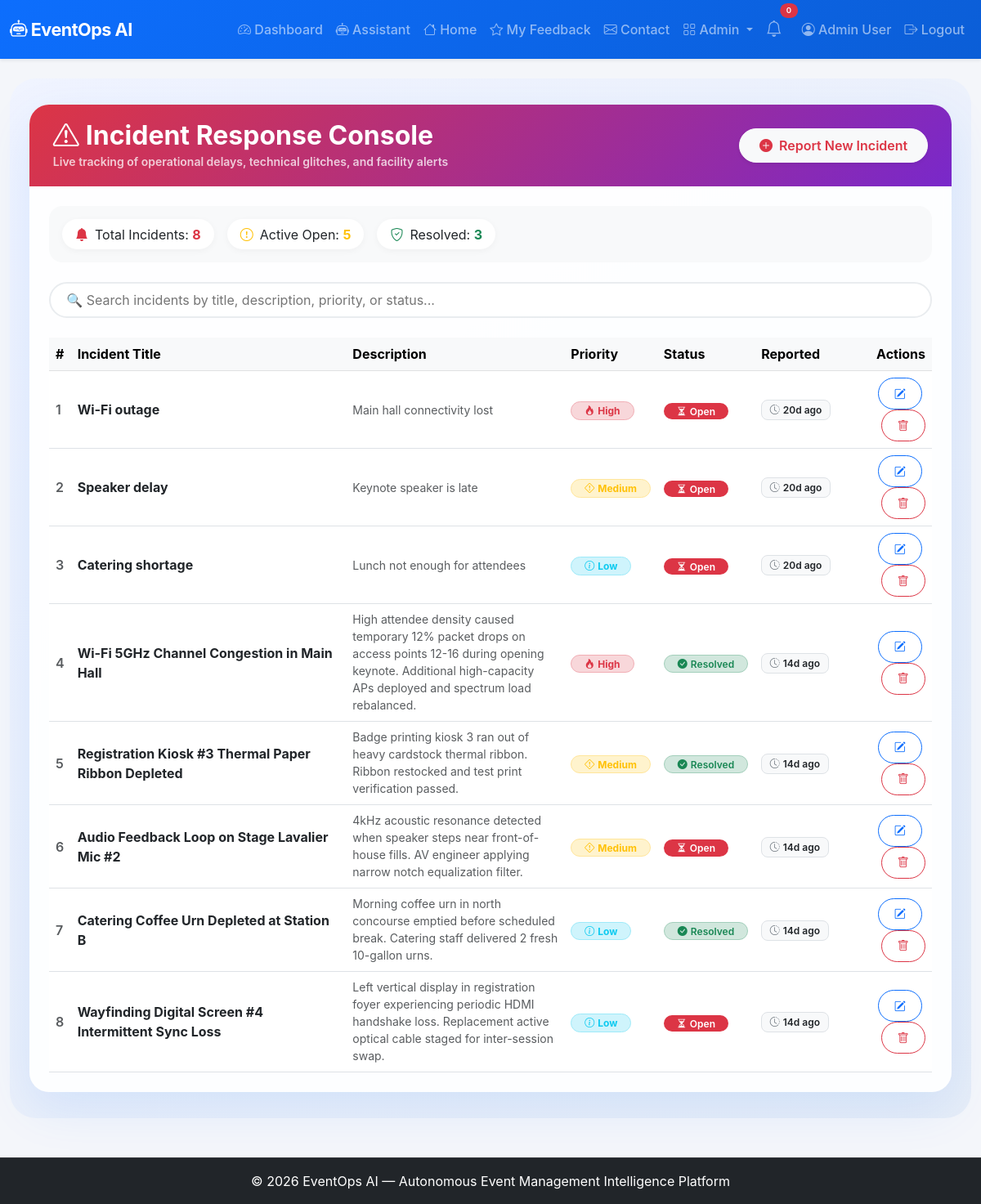
Page /admin/incidents (signed in) on the committed database.
### app.py (models this page shows, shortened)
class User(UserMixin, db.Model):
    id = db.Column(db.Integer, primary_key=True)
    name = db.Column(db.String(100), nullable=False)
    email = db.Column(db.String(100), unique=True, nullable=False)
    password_hash = db.Column(db.String(200), nullable=False)
    role = db.Column(db.String(20), default='user')
    created_at = db.Column(db.DateTime, default=lambda: datetime.now(timezone.utc))

class Incident(db.Model):
    id = db.Column(db.Integer, primary_key=True)
    title = db.Column(db.String(200), nullable=False)
    description = db.Column(db.Text)
    priority = db.Column(db.String(20), default='medium')
    status = db.Column(db.String(20), default='open')
    reported_at = db.Column(db.DateTime, default=lambda: datetime.now(timezone.utc))
    resolved_at = db.Column(db.DateTime, nullable=True)

### app.py (the view)
@app.route('/admin/incidents')
@login_required
def admin_incidents():
    if current_user.role != 'admin':
        abort(403)
    incidents = Incident.query.all()
    now = datetime.now(timezone.utc)  # timezone-aware
    for inc in incidents:
        if inc.reported_at.tzinfo is None:
            inc.reported_at = inc.reported_at.replace(tzinfo=timezone.utc)
        delta = now - inc.reported_at
        seconds = delta.total_seconds()
        if seconds < 60:
            inc.time_ago = f"{int(seconds)}s ago"
        elif seconds < 3600:
            inc.time_ago = f"{int(seconds // 60)}m ago"
        elif seconds < 86400:
            inc.time_ago = f"{int(seconds // 3600)}h ago"
        else:
            inc.time_ago = f"{int(seconds // 86400)}d ago"
    return render_template('admin_incidents.html', incidents=incidents, now=now)

### app.py (called while the page is built)
@login_manager.user_loader
def load_user(user_id):
    return User.query.get(int(user_id))

### templates/admin_incidents.html (shortened to what this page needs)
{% extends "base.html" %}
{% block content %}
<div class="admin-wrapper">
    <div class="container-fluid px-md-4">
        <div class="card admin-card">
            <div class="card-header d-flex justify-content-between align-items-center flex-wrap gap-2">
                <div>
                    <h2 class="mb-0 fw-bold"><i class="bi bi-exclamation-triangle me-2"></i>Incident Response Console</h2>
                    <small class="opacity-75">Live tracking of operational delays, technical glitches, and facility alerts</small>
                </div>
                <a href="{{ url_for('admin_incident_add') }}" class="btn btn-light rounded-pill px-4 fw-semibold shadow-sm text-danger">
                    <i class="bi bi-plus-circle-fill me-1"></i> Report New Incident
                </a>
            </div>
            <div class="card-body p-4">
                <div class="stats-row">
                    <div class="stat-item">
                        <i class="bi bi-bell-fill text-danger"></i>
                        <span>Total Incidents: <strong class="text-danger">{{ incidents|length }}</strong></span>
                    </div>
                    <div class="stat-item">
                        <i class="bi bi-exclamation-circle text-warning"></i>
                        <span>Active Open: <strong class="text-warning">{{ incidents|selectattr('status', 'equalto', 'open')|list|length }}</strong></span>
                    </div>
                    <div class="stat-item">
                        <i class="bi bi-shield-check text-success"></i>
                        <span>Resolved: <strong class="text-success">{{ incidents|selectattr('status', 'equalto', 'resolved')|list|length }}</strong></span>
                    </div>
                </div>
                <div class="filter-bar">
                    <input type="text" id="incidentSearch" class="search-box" placeholder="🔍 Search incidents by title, description, priority, or status...">
                </div>
                <div class="table-responsive">
                    <table class="table table-hover align-middle mb-0" id="incidentTable">
                        <thead class="table-light">
                            <tr>
                                <th>#</th>
                                <th>Incident Title</th>
                                <th>Description</th>
                                <th>Priority</th>
                                <th>Status</th>
                                <th>Reported</th>
                                <th class="text-end">Actions</th>
                            </tr>
                        </thead>
                        <tbody>
                            {% for inc in incidents %}
                            <tr>
                                <td class="text-muted fw-semibold">{{ inc.id }}</td>
                                <td>
                                    <div class="fw-bold text-dark">{{ inc.title }}</div>
                                </td>
                                <td>
                                    <span class="text-muted small" style="max-width: 320px; display: inline-block;">
                                        {{ inc.description }}
                                    </span>
                                </td>
                                <td>
                                    {% if inc.priority == 'high' %}
                                    <span class="badge bg-danger-subtle text-danger border border-danger-subtle px-3 py-1 rounded-pill fw-bold">
                                        <i class="bi bi-fire me-1"></i>High
                                    </span>
                                    {% elif inc.priority == 'medium' %}
                                    <span class="badge bg-warning-subtle text-warning border border-warning-subtle px-3 py-1 rounded-pill fw-bold">
                                        <i class="bi bi-exclamation-diamond me-1"></i>Medium
                                    </span>
                                    {% else %}
                                    <span class="badge bg-info-subtle text-info border border-info-subtle px-3 py-1 rounded-pill fw-bold">
                                        <i class="bi bi-info-circle me-1"></i>Low
                                    </span>
                                    {% endif %}
                                </td>
                                <td>
                                    {% if inc.status == 'resolved' %}
                                    <span class="badge bg-success-subtle text-success border border-success-subtle px-3 py-1 rounded-pill">
                                        <i class="bi bi-check-circle-fill me-1"></i>Resolved
                                    </span>
                                    {% else %}
                                    <span class="badge bg-danger text-white px-3 py-1 rounded-pill">
                                        <i class="bi bi-hourglass-split me-1"></i>Open
                                    </span>
                                    {% endif %}
                                </td>
                                <td>
                                    <span class="badge bg-light text-dark border">
                                        <i class="bi bi-clock-history me-1 text-secondary"></i>{{ inc.time_ago if inc.time_ago else 'Just now' }}
                                    </span>
                                </td>
                                <td class="text-end">
                                    <a href="{{ url_for('admin_incident_edit', incident_id=inc.id) }}" class="btn btn-sm btn-outline-primary rounded-pill me-1" title="Edit Incident">
                                        <i class="bi bi-pencil-square"></i>
                                    </a>
                                    <a href="{{ url_for('admin_incident_delete', incident_id=inc.id) }}" class="btn btn-sm btn-outline-danger rounded-pill" onclick="return confirm('Delete this incident record?');" title="Delete Incident">
                                        <i class="bi bi-trash"></i>
                                    </a>
                                </td>
                            </tr>
                            {% endfor %}
                        </tbody>
                    </table>
                </div>
            </div>
        </div>
    </div>
</div>
{% endblock %}

### templates/base.html (shortened to what this page needs)
<!DOCTYPE html>
<html lang="en">
<head>
    <link href="https://cdn.jsdelivr.net/npm/bootstrap@5.3.0/dist/css/bootstrap.min.css" rel="stylesheet">
    <link rel="stylesheet" href="https://cdn.jsdelivr.net/npm/bootstrap-icons@1.11.0/font/bootstrap-icons.css">
    <link rel="stylesheet" href="{{ url_for('static', filename='css/style.css') }}">
</head>
<body>
    <nav class="navbar navbar-expand-lg navbar-dark bg-primary shadow-sm">
        <div class="container-fluid">
            <a class="navbar-brand fw-bold" href="{{ url_for('index') }}">
                <i class="bi bi-robot"></i> EventOps AI
            </a>
            <div class="collapse navbar-collapse" id="navbarNav">
                <ul class="navbar-nav ms-auto align-items-lg-center">
                    {% if current_user.is_authenticated %}
                    <li class="nav-item">
                        <a class="nav-link" href="{{ url_for('dashboard') }}">
                            <i class="bi bi-speedometer2"></i> Dashboard
                        </a>
                    </li>
                    <li class="nav-item">
                        <a class="nav-link" href="{{ url_for('assistant_page') }}">
                            <i class="bi bi-robot"></i> Assistant
                        </a>
                    </li>
                    <li class="nav-item">
                        <a class="nav-link" href="{{ url_for('index') }}">
                            <i class="bi bi-house"></i> Home
                        </a>
                    </li>
                    <li class="nav-item">
                        <a class="nav-link" href="{{ url_for('feedback_list') }}">
                            <i class="bi bi-star"></i> My Feedback
                        </a>
                    </li>
                    <li class="nav-item">
                        <a class="nav-link" href="{{ url_for('contact') }}">
                            <i class="bi bi-envelope"></i> Contact
                        </a>
                    </li>
                    {% if current_user.role == 'admin' %}
                    <li class="nav-item dropdown">
                        <a class="nav-link dropdown-toggle" href="#" role="button" data-bs-toggle="dropdown">
                            <i class="bi bi-grid"></i> Admin
                        </a>
                    </li>
                    {% endif %}
                    <li class="nav-item position-relative me-2">
                        <a class="nav-link" href="#" title="Notifications" data-bs-toggle="dropdown">
                            <i class="bi bi-bell fs-5"></i>
                            <span
                                class="position-absolute top-0 start-100 translate-middle badge rounded-pill bg-danger"
                                style="font-size:0.6rem;">
                                0
                            </span>
                        </a>
                    </li>
                    <li class="nav-item">
                        <a class="nav-link" href="{{ url_for('profile') }}">
                            <i class="bi bi-person-circle"></i> {{ current_user.name }}
                        </a>
                    </li>
                    <li class="nav-item">
                        <a class="nav-link" href="{{ url_for('logout') }}">
                            <i class="bi bi-box-arrow-right"></i> Logout
                        </a>
                    </li>
                    {% endif %}
                </ul>
            </div>
        </div>
    </nav>
    <main class="container-fluid py-4">
        {% block content %}{% endblock %}
    </main>
    <footer class="footer bg-dark text-white py-3 mt-4">
        <div class="container text-center">
            <span>© 2026 EventOps AI — Autonomous Event Management Intelligence Platform</span>
        </div>
    </footer>
</body>
</html>

### static/css/style.css (style rules this page uses)
:root { --primary-color: #0d6efd; --primary-hover: #0b5ed7; --secondary-color: #6c757d; --success-color: #198754; --warning-color: #ffc107; --danger-color: #dc3545; --dark-color: #212529; --bg-light: #f8f9fa; --card-shadow: 0 8px 24px rgba(13, 110, 253, 0.08); --hover-shadow: 0 14px 30px rgba(13, 110, 253, 0.15); }
body { background-color: #f4f6fa; color: #2c3e50; font-family: -apple-system, BlinkMacSystemFont, "Segoe UI", Roboto, "Helvetica Neue", Arial, sans-serif; min-height: 100vh; display: flex; flex-direction: column; }
main { flex: 1 0 auto; }
.card { border: none; border-radius: 1.25rem; box-shadow: 0 6px 18px rgba(0,0,0,0.05); transition: transform 0.25s ease, box-shadow 0.25s ease; overflow: hidden; }
.card-header { background: transparent; border-bottom: 1px solid rgba(0, 0, 0, 0.06); font-weight: 600; padding: 1.1rem 1.4rem; }
.navbar { background: linear-gradient(135deg, #0d6efd, #0b5ed7) !important; padding-top: 0.8rem; padding-bottom: 0.8rem; }
.navbar-brand { font-size: 1.35rem; letter-spacing: -0.5px; }
.nav-link { font-weight: 500; transition: color 0.2s ease, opacity 0.2s ease; }
.btn { border-radius: 0.75rem; font-weight: 500; padding: 0.5rem 1.2rem; transition: all 0.2s ease; }
.badge { padding: 0.45em 0.8em; font-weight: 600; border-radius: 0.5rem; }
footer { border-top: 1px solid rgba(255, 255, 255, 0.1); }

### templates/admin_incidents.html (style rules this page uses)
.admin-wrapper { background: linear-gradient(145deg, #f0f4ff 0%, #e6edf7 100%); padding: 2rem 0; border-radius: 2rem; }
.admin-card { border: none; border-radius: 1.5rem; box-shadow: 0 20px 60px rgba(13, 110, 253, 0.10); background: rgba(255, 255, 255, 0.9); backdrop-filter: blur(6px); overflow: hidden; }
.admin-card .card-header { background: linear-gradient(135deg, #dc3545, #7928ca); color: white; padding: 1.2rem 1.8rem; border: none; }
.stats-row { display: flex; flex-wrap: wrap; gap: 1rem; margin-bottom: 1.5rem; background: #f8f9fa; border-radius: 1rem; padding: 1rem; }
.stat-item { display: flex; align-items: center; gap: 0.5rem; background: white; padding: 0.4rem 1rem; border-radius: 50px; box-shadow: 0 2px 8px rgba(0, 0, 0, 0.04); }
.filter-bar { display: flex; flex-wrap: wrap; gap: 0.8rem; margin-bottom: 1.5rem; }
.search-box { flex: 1; min-width: 240px; border-radius: 50px; border: 2px solid #e9ecef; padding: 0.5rem 1.2rem; background: white; transition: all 0.2s; }

### rows in the picture
User: name "Admin User"
Incident: id "1", title "Wi-Fi outage", description "Main hall connectivity lost", priority "high" (drawn), status "open" (drawn)
Incident: id "2", title "Speaker delay", description "Keynote speaker is late", priority "medium" (drawn), status "open" (drawn)
Incident: id "3", title "Catering shortage", description "Lunch not enough for attendees", priority "low" (drawn), status "open" (drawn)
Incident: id "4", title "Wi-Fi 5GHz Channel Congestion in Main Hall", description "High attendee density caused temporary 12% packet drops on access points 12-16 during opening keynote. Additional high-capacity APs deployed and spectrum load rebalanced.", priority "high" (drawn), status "resolved" (drawn)
Incident: id "5", title "Registration Kiosk #3 Thermal Paper Ribbon Depleted", description "Badge printing kiosk 3 ran out of heavy cardstock thermal ribbon. Ribbon restocked and test print verification passed.", priority "medium" (drawn), status "resolved" (drawn)
Incident: id "6", title "Audio Feedback Loop on Stage Lavalier Mic #2", description "4kHz acoustic resonance detected when speaker steps near front-of-house fills. AV engineer applying narrow notch equalization filter.", priority "medium" (drawn), status "open" (drawn)
Incident: id "7", title "Catering Coffee Urn Depleted at Station B", description "Morning coffee urn in north concourse emptied before scheduled break. Catering staff delivered 2 fresh 10-gallon urns.", priority "low" (drawn), status "resolved" (drawn)
Incident: id "8", title "Wayfinding Digital Screen #4 Intermittent Sync Loss", description "Left vertical display in registration foyer experiencing periodic HDMI handshake loss. Replacement active optical cable staged for inter-session swap.", priority "low" (drawn), status "open" (drawn)

### other values in the picture
{{ incidents|length }} "8"
{{ incidents|selectattr('status', 'equalto', 'open')|list|length }} "5"
{{ incidents|selectattr('status', 'equalto', 'resolved')|list|length }} "3"
